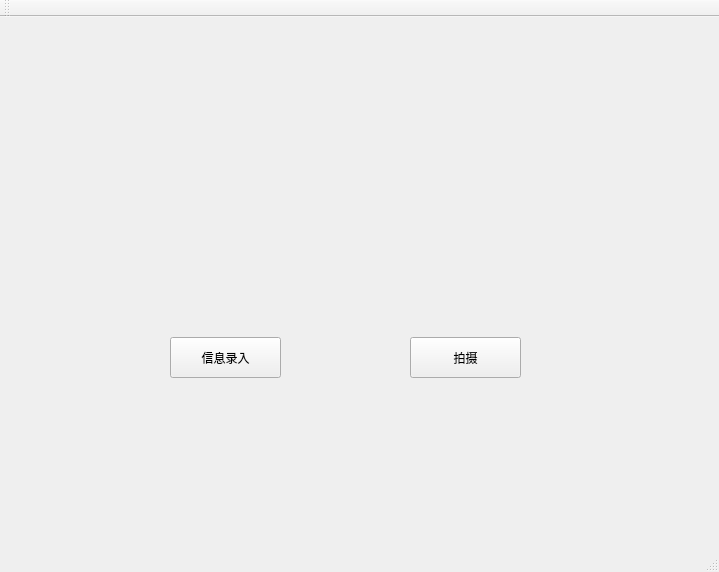
<?xml version="1.0" encoding="UTF-8"?>
<ui version="4.0">
 <class>QtGuiFaceRecognitionClass</class>
 <widget class="QMainWindow" name="QtGuiFaceRecognitionClass">
  <property name="geometry">
   <rect>
    <x>0</x>
    <y>0</y>
    <width>719</width>
    <height>572</height>
   </rect>
  </property>
  <property name="windowTitle">
   <string>QtGuiFaceRecognition</string>
  </property>
  <widget class="QWidget" name="centralWidget">
   <widget class="QPushButton" name="pushButton_1">
    <property name="geometry">
     <rect>
      <x>170</x>
      <y>320</y>
      <width>111</width>
      <height>41</height>
     </rect>
    </property>
    <property name="text">
     <string>信息录入</string>
    </property>
   </widget>
   <widget class="QPushButton" name="pushButton_2">
    <property name="geometry">
     <rect>
      <x>410</x>
      <y>320</y>
      <width>111</width>
      <height>41</height>
     </rect>
    </property>
    <property name="text">
     <string>拍摄</string>
    </property>
   </widget>
  </widget>
  <widget class="QMenuBar" name="menuBar">
   <property name="geometry">
    <rect>
     <x>0</x>
     <y>0</y>
     <width>719</width>
     <height>23</height>
    </rect>
   </property>
  </widget>
  <widget class="QToolBar" name="mainToolBar">
   <attribute name="toolBarArea">
    <enum>TopToolBarArea</enum>
   </attribute>
   <attribute name="toolBarBreak">
    <bool>false</bool>
   </attribute>
  </widget>
  <widget class="QStatusBar" name="statusBar"/>
 </widget>
 <layoutdefault spacing="6" margin="11"/>
 <resources>
  <include location="QtGuiFaceRecognition.qrc"/>
 </resources>
 <connections/>
</ui>
